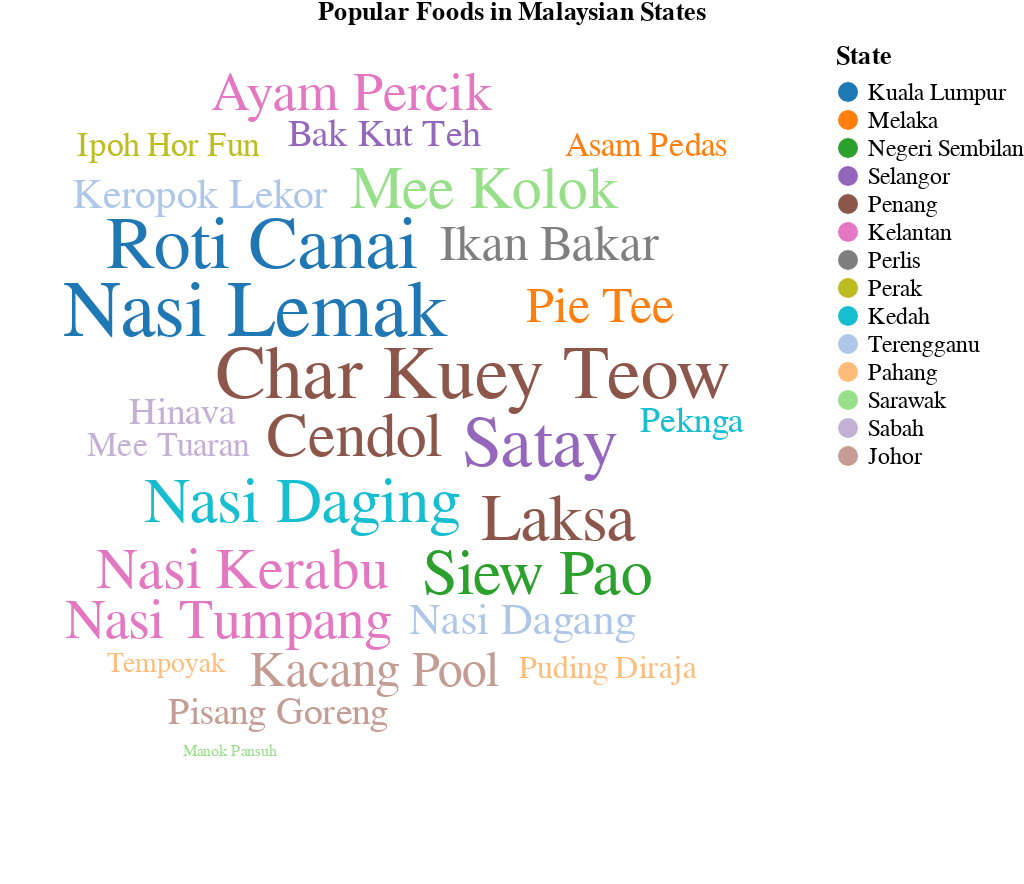

Describe this chart as a Vega-Lite specification.
### Vega specification from a JSON file in a GitHub repository (floating-point values rounded to 4 significant figures)
{"$schema": "https://vega.github.io/schema/vega/v5.json", "title": {"text": "Popular Foods in Malaysian States", "anchor": "middle", "dy": -5}, "width": 400, "height": 420, "padding": 0, "signals": [{"name": "selectedState", "value": "All States", "bind": {"input": "select", "name": "Choose a state: ", "options": ["All States", "Kuala Lumpur", "Penang", "Kelantan", "Perlis", "Perak", "Kedah", "Terengganu", "Pahang", "Sarawak", "Sabah", "Johor", "Melaka", "Negeri Sembilan", "Selangor"]}}], "data": [{"name": "raw", "values": [{"food": "Nasi Lemak", "state": "Kuala Lumpur", "popularity": 95}, {"food": "Roti Canai", "state": "Kuala Lumpur", "popularity": 88}, {"food": "Asam Pedas", "state": "Melaka", "popularity": 45}, {"food": "Siew Pao", "state": "Negeri Sembilan", "popularity": 77}, {"food": "Satay", "state": "Selangor", "popularity": 85}, {"food": "Laksa", "state": "Penang", "popularity": 80}, {"food": "Cendol", "state": "Penang", "popularity": 75}, {"food": "Char Kuey Teow", "state": "Penang", "popularity": 90}, {"food": "Nasi Kerabu", "state": "Kelantan", "popularity": 70}, {"food": "Nasi Tumpang", "state": "Kelantan", "popularity": 68}, {"food": "Ayam Percik", "state": "Kelantan", "popularity": 65}, {"food": "Ikan Bakar", "state": "Perlis", "popularity": 60}, {"food": "Ipoh Hor Fun", "state": "Perak", "popularity": 45}, {"food": "Nasi Daging", "state": "Kedah", "popularity": 77}, {"food": "Peknga", "state": "Kedah", "popularity": 48}, {"food": "Nasi Dagang", "state": "Terengganu", "popularity": 55}, {"food": "Keropok Lekor", "state": "Terengganu", "popularity": 53}, {"food": "Tempoyak", "state": "Pahang", "popularity": 40}, {"food": "Puding Diraja", "state": "Pahang", "popularity": 43}, {"food": "Mee Kolok", "state": "Sarawak", "popularity": 73}, {"food": "Manok Pansuh", "state": "Sarawak", "popularity": 30}, {"food": "Hinava", "state": "Sabah", "popularity": 50}, {"food": "Mee Tuaran", "state": "Sabah", "popularity": 45}, {"food": "Kacang Pool", "state": "Johor", "popularity": 61}, {"food": "Pisang Goreng", "state": "Johor", "popularity": 49}, {"food": "Pie Tee", "state": "Melaka", "popularity": 62}, {"food": "Bak Kut Teh", "state": "Selangor", "popularity": 50}]}, {"name": "allStatesLayout", "source": "raw", "transform": [{"type": "wordcloud", "size": [400, 420], "text": {"field": "food"}, "font": "sans-serif", "fontSize": {"field": "popularity"}, "fontSizeRange": [8, 40], "rotate": 0, "padding": 2}]}], "scales": [{"name": "stateColor", "type": "ordinal", "domain": {"data": "raw", "field": "state"}, "range": ["#1f77b4", "#ff7f0e", "#2ca02c", "#9467bd", "#8c564b", "#e377c2", "#7f7f7f", "#bcbd22", "#17becf", "#aec7e8", "#ffbb78", "#98df8a", "#c5b0d5", "#c49c94"]}], "legends": [{"fill": "stateColor", "title": "State", "orient": "right", "labelFontSize": 12, "titleFontSize": 13}], "marks": [{"type": "text", "from": {"data": "allStatesLayout"}, "encode": {"enter": {"text": {"field": "food"}, "align": {"value": "center"}, "baseline": {"value": "alphabetic"}, "font": {"value": "sans-serif"}, "fontSize": {"field": "fontSize"}, "x": {"field": "x"}, "y": {"field": "y"}, "angle": {"field": "angle"}, "fill": {"scale": "stateColor", "field": "state"}}, "update": {"opacity": [{"test": "selectedState == 'All States' || datum.state == selectedState", "value": 1}, {"value": 0.1}]}, "hover": {"opacity": {"value": 0.8}}}}]}
